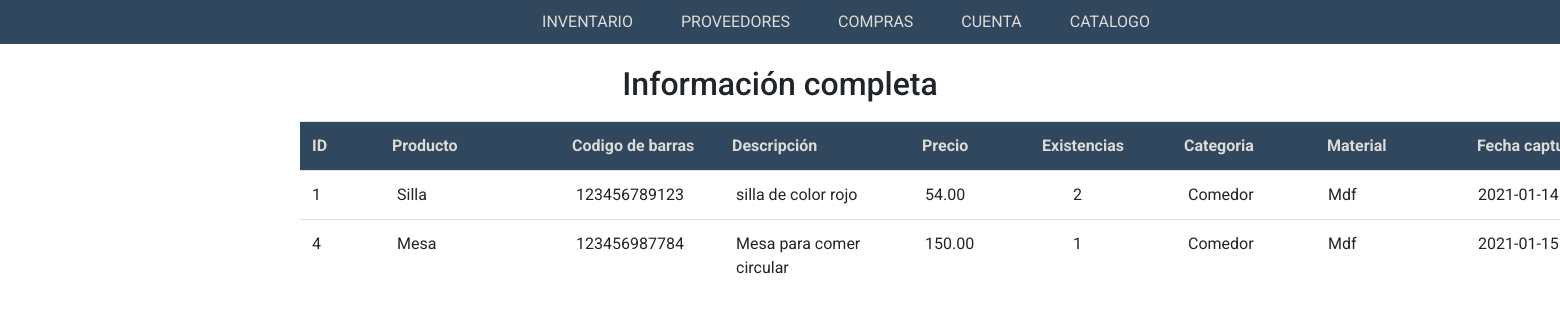
Screenshot of /tablaPG.php (signed in) with the database file from the repository.
### tables this page shows
CREATE TABLE `productos` (
  `idProducto` int NOT NULL AUTO_INCREMENT,
  `nombreProducto` varchar(45) NOT NULL,
  `codigoBarras` varchar(12) NOT NULL,
  `descripcion` varchar(60) NOT NULL,
  `precio` decimal(10,2) NOT NULL,
  `existencias` int NOT NULL,
  `Categorias_idCategoria` int NOT NULL,
  `Material_idMaterial` int NOT NULL,
  `fechaCaptura` datetime NOT NULL,
  PRIMARY KEY (`idProducto`),
  KEY `fk_productos_Categorias1_idx` (`Categorias_idCategoria`),
  KEY `fk_productos_Material1_idx` (`Material_idMaterial`),
  CONSTRAINT `fk_productos_Categorias1` FOREIGN KEY (`Categorias_idCategoria`) REFERENCES `categorias` (`idCategoria`),
  CONSTRAINT `fk_productos_Material1` FOREIGN KEY (`Material_idMaterial`) REFERENCES `material` (`idMaterial`)
);

CREATE TABLE `categorias` (
  `idCategoria` int NOT NULL AUTO_INCREMENT,
  `categoria` varchar(45) NOT NULL,
  PRIMARY KEY (`idCategoria`)
);

CREATE TABLE `material` (
  `idMaterial` int NOT NULL AUTO_INCREMENT,
  `material` varchar(25) NOT NULL,
  PRIMARY KEY (`idMaterial`)
);

### tablaPG.php (the view, shortened to what this page needs)
<?php
$conexion=conectar();
$query=$conexion->prepare("SELECT P.idProducto, P.nombreProducto, P.codigoBarras, P.descripcion, P.precio, P.existencias, C.categoria, M.material, P.fechaCaptura FROM productos AS P
INNER JOIN categorias AS C ON P.Categorias_idCategoria=C.idCategoria
INNER JOIN material AS M ON P.Material_idMaterial=M.idMaterial");
$query->execute();
?>
<!DOCTYPE html>
<html lang="es">
<head>
    <link rel="stylesheet" href="https://use.fontawesome.com/releases/v5.0.13/css/all.css">
    <link rel="stylesheet" href="https://stackpath.bootstrapcdn.com/bootstrap/4.3.1/css/bootstrap.min.css">
    <link rel="stylesheet" href="css/menusP.css">
    <link rel="stylesheet" href="css/BraferColors.css">
    <link rel="stylesheet" href="css/normalize.css">
    <link rel="stylesheet" href="css/botons.css">
    <link rel="stylesheet" href="css/tablaPA.css">
    <link rel="stylesheet" href="css/container.css">
</head>
<body>
    <header>
        <div class="container">
        </div>
        <nav id="site-nav" class="site-nav">
            <ul>
            <li><a href="productosG.php">Inventario</a>
                <li><a href="ProveedorG.php">Proveedores</a>
                <li><a href="comprasG.php">Compras</a>
                <li><a href="cuentaG.php">Cuenta</a>
                <li><a href="Cuenta.html">Catalogo</a>
            </ul>
        </nav>
    </header>
    <h1 style="text-align: center;" >Información completa</h1>
    <section id="miTablas">
		<table class="table" style="font-size:12px; margin-top:-1%;">
			<thead>
				<tr class="active" style="width:1200px">
					<th style="width:80px" scope="col">ID</th>
                    <th style="width:180px" scope="col">Producto</th>
					<th style="width:160px" scope="col">Codigo de barras</th>
                    <th style="width:190px" scope="col">Descripción</th>
                    <th style="width:120px" scope="col">Precio</th>
					<th style="width:142px" scope="col">Existencias</th>
                    <th style="width:143px" scope="col">Categoria</th>
                    <th style="width:150px" scope="col">Material</th>
                    <th style="width:190px" scope="col">Fecha captura</th>
				</tr>
			</thead>
			<tbody id="miTabla">
                <?php
                while ($fila = $query->fetch(PDO::FETCH_ASSOC))
                {
                ?>
                <tr class="active" style="width:1500px">
                    <td style="width:85px"><?php echo $fila['idProducto'] ?></td>
                    <td style="width:179px"><?php echo $fila['nombreProducto'] ?></td>
                    <td style="width:160px"><?php echo $fila['codigoBarras'] ?></td>
                    <td style="width:189px"><?php echo $fila['descripcion'] ?></td>
                    <td style="width:148px"><?php echo $fila['precio'] ?></td>
                    <td style="width:115px"><?php echo $fila['existencias'] ?></td>
                    <td style="width:140px"><?php echo $fila['categoria'] ?></td>
                    <td style="width:150px"><?php echo $fila['material'] ?></td>
                    <td style="width:190px"><?php echo $fila['fechaCaptura'] ?></td>
                </tr>
                <?php
                }
                ?>
            </tbody>
        </table>
		</section>
</body>
</html>

### css/menusP.css (style rules this page uses)
body { font-family: 'Roboto', sans-serif; }
.container { max-width: 800px; }
header { width: 100%; height: auto; background: var(--SpaceBlue); color: var(--WoodWhite); position: sticky; top:0; display: flex; justify-content: space-between; align-items: center; margin-bottom: 20px; }
header::after { content: ''; clear: both; display: block; }
.site-nav { top:100%; right:400px; position: absolute; color: var(--WoodWhite); background: var(--SpaceBlue); clip-path: circle(0px at top right); transition: clip-path ease-in-out 700ms; }
.site-nav ul { margin: 0; padding: 0; list-style: none; }
.site-nav li { border-bottom: 1px solid #575766; }
.site-nav li:last-child { border-bottom: none; }
.site-nav a { color: var(--WoodWhite); display: block; padding: 2em 6em; text-transform: uppercase; text-decoration: none; }
@media (min-width:950px) { .site-nav { height: auto; position: relative; background: transparent; float: right; margin-right: 10px; clip-path: initial; } }
@media (min-width:950px) { .site-nav li { display: inline-block; border: none; } }
@media (min-width:950px) { .site-nav a { padding: 0; margin-left: 3em; } }

### css/BraferColors.css (style rules this page uses)
*,*:before,*:after { box-sizing: border-box; }
:root { --margin_label:15px; --WoodWhite: #dddbd6; --Wood:#CBAF87; --BraferGray:#7E8A97; --SpaceBlue:#30475E; --SpaceBlueSelection:#203d5a; }

### css/tablaPA.css (style rules this page uses)
.table tbody { height: 198px; overflow-y: auto; width: 1900px; }
.table thead, .table tbody, .table td, .table th { display: block; font-size: 16px; }
.table tbody td, .table thead > tr >th { float: left; border-bottom-width: 0; }
#miTablas { margin-left: 300px; margin-top: 30px; }
th { background-color: var(--SpaceBlue); color: var(--WoodWhite); }
td { padding: 3px; }

### rows the page displays
productos: idProducto "1", nombreProducto "Silla", codigoBarras "123456789123", descripcion "silla de color rojo", precio "54.00", existencias "2", Categorias_idCategoria.categoria "Comedor", Material_idMaterial.material "Mdf", fechaCaptura "2021-01-14…"
productos: idProducto "4", nombreProducto "Mesa", codigoBarras "123456987784", descripcion "Mesa para comer circular", precio "150.00", existencias "1", Categorias_idCategoria.categoria "Comedor", Material_idMaterial.material "Mdf", fechaCaptura "2021-01-15…"
